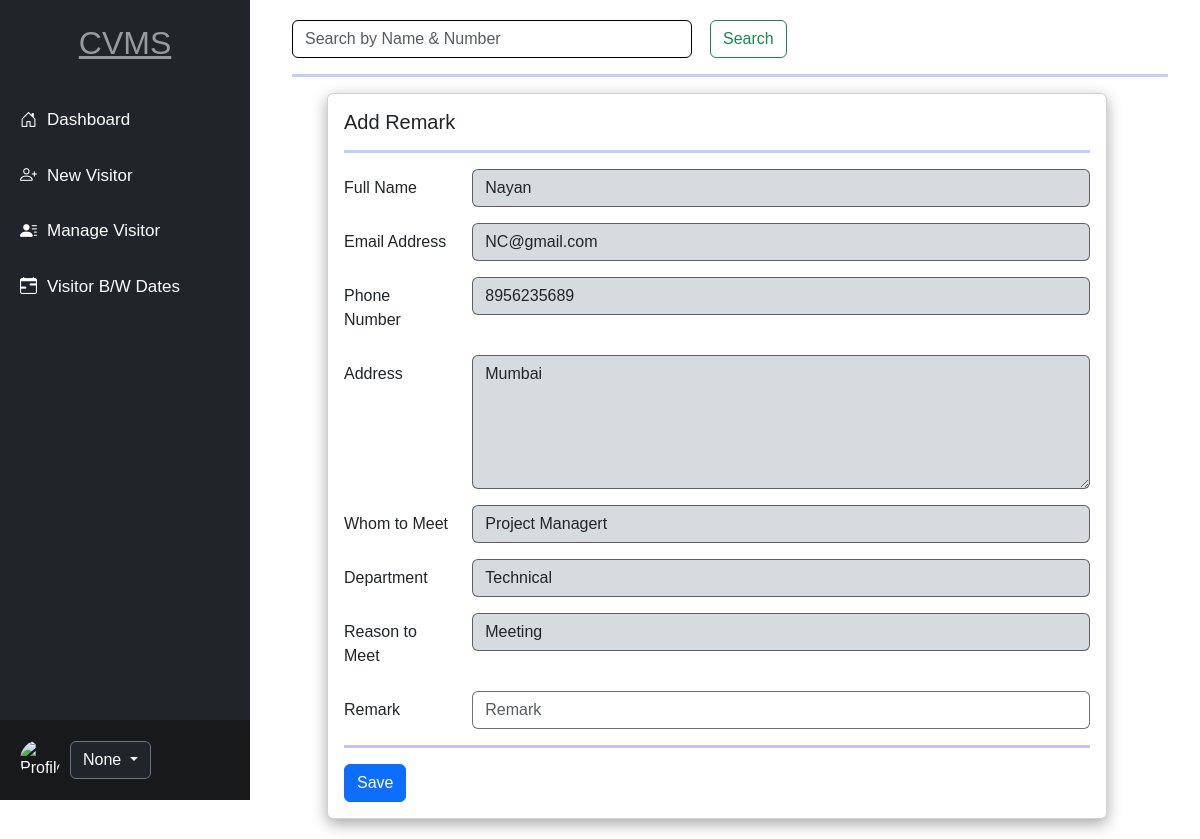
Screenshot of /updatevisiter/18 with the database file from the repository.
### app/models.py (models this page shows, shortened)
class Add_new_visiter(models.Model):
    id = models.AutoField(primary_key=True)
    fullname = models.CharField(max_length=100)
    email = models.EmailField()
    phonenum = models.CharField(max_length=15)
    address = models.TextField()
    whomtomeet = models.CharField(max_length=100)
    department = models.CharField(max_length=100)
    reasontomeet = models.CharField(max_length=255)
    date = models.DateField(auto_now_add=True)
    remark = models.CharField(max_length=20,default='')

### app/views.py (the view, shortened to what this page needs)
# urls.py: path('updatevisiter/<int:id>',views.Update_visiter,name="updatevisiter"),
def Update_visiter(request,id):
    username = request.session.get('username')
    update = Add_new_visiter.objects.get(id=id)
    para={
        'id': id,
        'fullname':update.fullname,
        'email':update.email,
        'phonenum':update.phonenum,
        'address':update.address,
        'whomtomeet':update.whomtomeet,
        'department':update.department,
        'reasontomeet':update.reasontomeet,
        'remark':update.remark,
        'username': username,
        }
    return render(request,'update_visiter.html',para)

### app/templates/update_visiter.html (shortened to what this page needs)
<!DOCTYPE html>
<html lang="en">
<head>
    <link href="https://cdn.jsdelivr.net/npm/bootstrap@5.3.0-alpha1/dist/css/bootstrap.min.css" rel="stylesheet">
    <link href="https://cdnjs.cloudflare.com/ajax/libs/bootstrap-icons/1.5.0/font/bootstrap-icons.min.css"
        rel="stylesheet">
</head>
<body>
    <div class="container-fluid">
        <div class="sidebar">
            <div>
                <h2 class="mt-1">CVMS</h2>
                <a href="/dashboard"><i class="bi bi-house-door"></i>Dashboard</a>
                <a href="/newvisiter"><i class="bi bi-person-plus"></i>New Visitor</a>
                <a href="/managevisiter"><i class="bi bi-person-lines-fill"></i>Manage Visitor</a>
                <a href="/visitbydate"><i class="bi bi-calendar-range"></i>Visitor B/W Dates</a>
            </div>
            <div class="profile-section">
                <img src="https://encrypted-tbn0.gstatic.com/images?q=tbn:ANd9GcTpvAh_S9v0U8Sy7IK76J4PMEATaqYuc8j_lQ&s"
                    alt="Profile Image">
                <div class="dropdown">
                    <button class="btn btn-secondary dropdown-toggle bg-dark" type="button" id="dropdownMenuButton"
                        data-bs-toggle="dropdown" aria-expanded="false">
                        {{ username }}
                    </button>
                </div>
            </div>
        </div>
        <div class="content">
            <div class="search-bar mb-1">
                <form class="d-flex">
                    <input class="form-control me-2" type="search" placeholder="Search by Name & Number" aria-label="Search">
                    <button class="btn btn-outline-success" type="submit">Search</button>
                </form>
            </div>
            <hr class="my-3" style="border-top: 3px solid rgb(0, 68, 255);">
            <div class="card" style="width: 89%; height:auto; left:35px;">
                <div class="card-body">
                    <h5 class="card-title">Add Remark</h5>
                    <hr class="my-3" style="border-top: 3px solid rgb(0, 68, 255);">
                    <div class="for-part">
                        <form action="/updatevisiter/{{ id }}" method="post">
                            <div class="form-group row mb-3">
                                <label for="fullname" class="col-sm-2 col-form-label">Full Name</label>
                                <div class="col-sm-10">
                                    <input type="text" class="form-control"
                                        style="border:1px solid rgba(0, 0, 0, 0.562); cursor:pointer; background:#d6dbdf;" value="{{ fullname }}" name="fullname" id="fullname"
                                        placeholder="Full Name" autocomplete="off_fullname" required readonly>
                                </div>
                            </div>
                            <div class="form-group row mb-3">
                                <label for="email" class="col-sm-2 col-form-label">Email Address</label>
                                <div class="col-sm-10">
                                    <input type="email" class="form-control"
                                        style="border:1px solid rgba(0, 0, 0, 0.562); cursor:pointer; background:#d6dbdf;" value="{{ email }}" name="email" id="Email"
                                        placeholder="Email" autocomplete="off" required readonly>
                                </div>
                            </div>
                            <div class="form-group row mb-3">
                                <label for="phonenum" class="col-sm-2 col-form-label">Phone Number</label>
                                <div class="col-sm-10">
                                    <input type="text" class="form-control"
                                        style="border:1px solid rgba(0, 0, 0, 0.562); cursor:pointer; background:#d6dbdf;" value="{{ phonenum }}" name="phonenum" id="phonenum"
                                        placeholder="Phone Number" autocomplete="off_phonenum" required readonly>
                                </div>
                            </div>
                            <div class="form-group row mb-3">
                                <label for="address" class="col-sm-2 col-form-label">Address</label>
                                <div class="col-sm-10">
                                    <textarea class="form-control" name="address"
                                        style="border:1px solid rgba(0, 0, 0, 0.562); cursor:pointer; background:#d6dbdf;" id="address" rows="5" cols="2"
                                        placeholder="Enter Visiter Address" autocomplete="off_address"
                                        required readonly>{{ address }}</textarea>
                                </div>
                            </div>
                            <div class="form-group row mb-3">
                                <label for="whomtomeet" class="col-sm-2 col-form-label">Whom to Meet</label>
                                <div class="col-sm-10">
                                    <input type="text" class="form-control"
                                        style="border:1px solid rgba(0, 0, 0, 0.562); cursor:pointer; background:#d6dbdf;" value="{{ whomtomeet }}" name="whomtomeet" id="whomtomeet"
                                        placeholder="Whom to Meet" autocomplete="off" required readonly>
                                </div>
                            </div>
                            <div class="form-group row mb-3">
                                <label for="department" class="col-sm-2 col-form-label">Department</label>
                                <div class="col-sm-10">
                                    <input type="text" class="form-control"
                                        style="border:1px solid rgba(0, 0, 0, 0.562); cursor:pointer; background:#d6dbdf;" value="{{ department }}" name="department" id="department"
                                        placeholder="Department" autocomplete="off" required readonly>
                                </div>
                            </div>
                            <div class="form-group row mb-3">
                                <label for="reasontomeet" class="col-sm-2 col-form-label">Reason to Meet</label>
                                <div class="col-sm-10">
                                    <input type="text" class="form-control"
                                        style="border:1px solid rgba(0, 0, 0, 0.562); cursor:pointer; background:#d6dbdf;" value="{{ reasontomeet }}" name="reasontomeet"
                                        id="reasontomeet" placeholder="Reason to Meet" autocomplete="off" required readonly>
                                </div>
                            </div>
                            <div class="form-group row mb-3">
                                <label for="remark" class="col-sm-2 col-form-label">Remark</label>
                                <div class="col-sm-10">
                                    <input type="text" class="form-control"
                                        style="border:1px solid rgba(0, 0, 0, 0.562);" value="{{ remark }}" name="remark"
                                        id="remark" placeholder="Remark" autocomplete="off" required>
                                </div>
                            </div>
                            <hr class="my-3" style="border-top: 3px solid rgb(38, 0, 255);">
                            <button type="submit" class="btn btn-primary">Save</button>
                        </form>
                    </div>
                </div>
            </div>
        </div>
    </div>
</body>
</html>

### app/templates/update_visiter.html (style rules this page uses)
body { font-family: Arial, sans-serif; margin: 0; }
.sidebar { height: 100vh; width: 250px; position: fixed; top: 0; left: 0; background-color: #212529; color: white; padding-top: 20px; display: flex; flex-direction: column; justify-content: space-between; }
.sidebar a { color: white; padding: 15px 20px; text-decoration: none; font-size: 17px; display: flex; align-items: center; }
.sidebar a i { margin-right: 10px; }
.sidebar .profile-section { padding: 20px; display: flex; align-items: center; background-color: #18191a; position: relative; }
.sidebar .profile-section img { border-radius: 50%; width: 40px; height: 40px; margin-right: 10px; }
.sidebar h2 { text-align: center; text-decoration: underline; margin-bottom: 30px; color: rgba(255, 255, 255, 0.538); }
.content { margin-left: 260px; padding: 20px; }
.search-bar input { width: 400px; border: 1px solid black; }
.search-bar button { margin-left: 10px; }
.card { box-shadow: rgba(0, 0, 0, 0.35) 0px 5px 15px; }

### rows the page displays
Add_new_visiter: fullname "Nayan", email "NC@gmail.com", phonenum "8956235689", address "Mumbai", whomtomeet "Project Managert", department "Technical", reasontomeet "Meeting"

### other values shown
{{ username }} "None"
